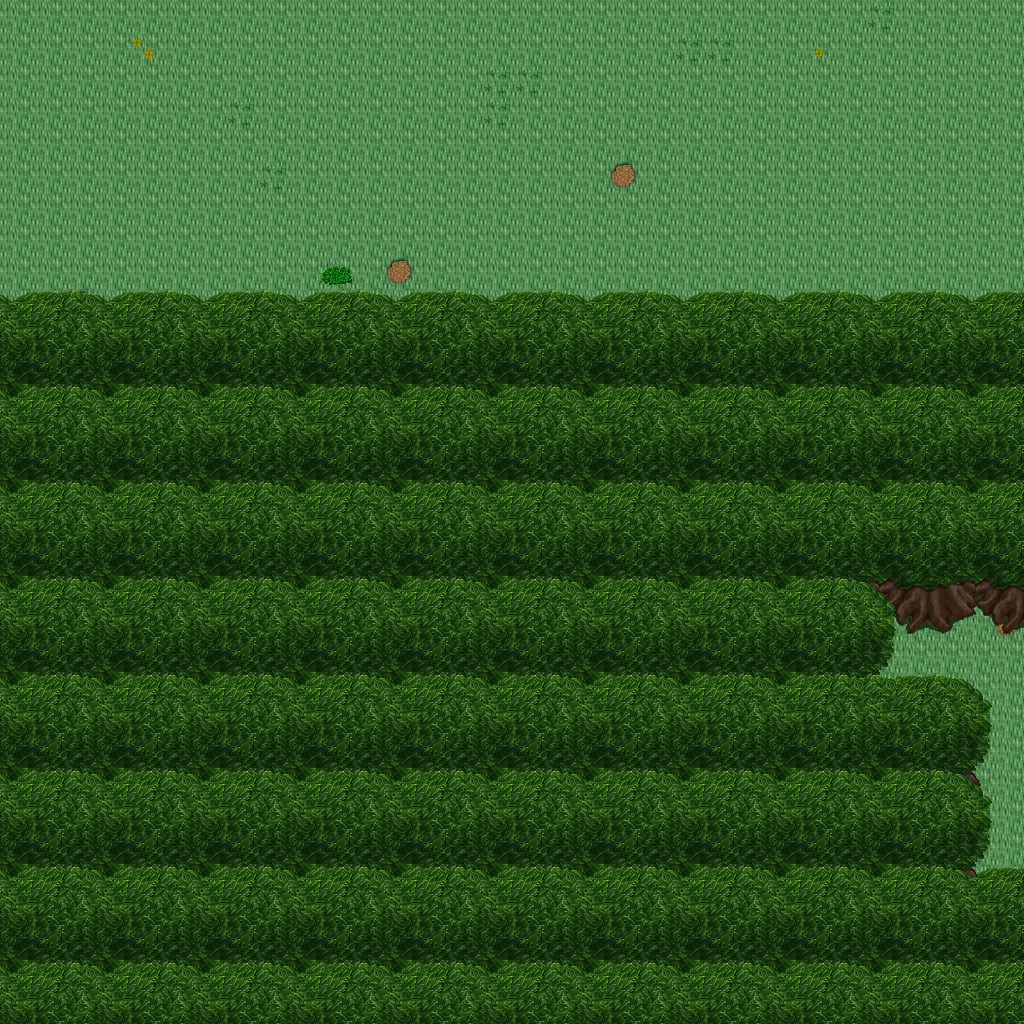

This is a level from a 2D game, rendered from its Tiled map with the project's own tilesets. A one-line summary and the map file follow, with tile-layer data summarised:
An orthogonal 32x32 tile map with 32x32 px tiles, 5 tile layers (Ground, Objects, Objects2, Above, ...), 1 hidden layer not drawn, 34 tilesets.

<map version="1.10" tiledversion="1.11.0" orientation="orthogonal" renderorder="right-down" width="32" height="32" tilewidth="32" tileheight="32" infinite="0" nextlayerid="11" nextobjectid="1">
 <tileset firstgid="1" name="ground_ground" tilewidth="32" tileheight="32" tilecount="33" columns="3">
  <image source="../drawable/ground_ground.png" width="96" height="352" />
 </tileset>
 <tileset firstgid="34" name="ground_grass_edges" tilewidth="32" tileheight="32" tilecount="36" columns="12">
  <image source="../drawable/ground_grass_edges.png" width="384" height="96" />
 </tileset>
 <tileset firstgid="70" name="ground_earth_edges" tilewidth="32" tileheight="32" tilecount="18" columns="6">
  <image source="../drawable/ground_earth_edges.png" width="192" height="96" />
 </tileset>
 <tileset firstgid="88" name="ground_grass_corners" tilewidth="32" tileheight="32" tilecount="24" columns="6">
  <image source="../drawable/ground_grass_corners.png" width="192" height="128" />
 </tileset>
 <tileset firstgid="112" name="plant_grasses" tilewidth="32" tileheight="32" tilecount="6" columns="3">
  <image source="../drawable/plant_grasses.png" width="96" height="64" />
 </tileset>
 <tileset firstgid="118" name="plant_flower_daisy_blue" tilewidth="32" tileheight="32" tilecount="8" columns="2">
  <image source="../drawable/plant_flower_daisy_blue.png" width="64" height="128" />
 </tileset>
 <tileset firstgid="126" name="plant_flower_daisy_yellow" tilewidth="32" tileheight="32" tilecount="8" columns="2">
  <image source="../drawable/plant_flower_daisy_yellow.png" width="64" height="128" />
 </tileset>
 <tileset firstgid="134" name="plant_bush_bushes" tilewidth="32" tileheight="32" tilecount="10" columns="5">
  <image source="../drawable/plant_bush_bushes.png" width="160" height="64" />
 </tileset>
 <tileset firstgid="144" name="plant_flower_daisy_red" tilewidth="32" tileheight="32" tilecount="8" columns="2">
  <image source="../drawable/plant_flower_daisy_red.png" width="64" height="128" />
 </tileset>
 <tileset firstgid="152" name="plant_flower_daisy_white" tilewidth="32" tileheight="32" tilecount="8" columns="2">
  <image source="../drawable/plant_flower_daisy_white.png" width="64" height="128" />
 </tileset>
 <tileset firstgid="160" name="logic_collision" tilewidth="32" tileheight="32" tilecount="1" columns="1">
  <image source="../drawable/logic_collision.png" width="32" height="32" />
 </tileset>
 <tileset firstgid="161" name="plant_stump_stump_brown" tilewidth="32" tileheight="32" tilecount="4" columns="2">
  <image source="../drawable/plant_stump_stump_brown.png" width="64" height="64" />
 </tileset>
 <tileset firstgid="165" name="plant_tree_tree_green" tilewidth="32" tileheight="32" tilecount="88" columns="8">
  <image source="../drawable/plant_tree_tree_green.png" width="256" height="352" />
 </tileset>
 <tileset firstgid="253" name="logic_item_resources" tilewidth="32" tileheight="32" tilecount="6" columns="6">
  <image source="../drawable/logic_item_resources.png" width="192" height="32" />
 </tileset>
 <tileset firstgid="259" name="logic_item_mushroom" tilewidth="32" tileheight="32" tilecount="6" columns="6">
  <image source="../drawable/logic_item_mushroom.png" width="192" height="32" />
 </tileset>
 <tileset firstgid="265" name="object_tent" tilewidth="32" tileheight="32" tilecount="9" columns="3">
  <image source="../drawable/object_tent.png" width="96" height="96" />
 </tileset>
 <tileset firstgid="274" name="logic_creature_albino_elf" tilewidth="32" tileheight="32" tilecount="5" columns="5">
  <image source="../drawable/logic_creature_albino_elf.png" width="160" height="32" />
 </tileset>
 <tileset firstgid="279" name="ground_ladder_vertical_dark" tilewidth="32" tileheight="32" tilecount="3" columns="3">
  <image source="../drawable/ground_ladder_vertical_dark.png" width="96" height="32" />
 </tileset>
 <tileset firstgid="282" name="ground_ladder_horizontal_dark" tilewidth="32" tileheight="32" tilecount="3" columns="1">
  <image source="../drawable/ground_ladder_horizontal_dark.png" width="32" height="96" />
 </tileset>
 <tileset firstgid="285" name="furniture_light_flames" tilewidth="32" tileheight="32" tilecount="6" columns="6">
  <image source="../drawable/furniture_light_flames.png" width="192" height="32" />
 </tileset>
 <tileset firstgid="291" name="furniture_table_tree_stump_table" tilewidth="32" tileheight="32" tilecount="4" columns="2">
  <image source="../drawable/furniture_table_tree_stump_table.png" width="64" height="64" />
 </tileset>
 <tileset firstgid="295" name="furniture_chair_stool" tilewidth="32" tileheight="32" tilecount="1" columns="1">
  <image source="../drawable/furniture_chair_stool.png" width="32" height="32" />
 </tileset>
 <tileset firstgid="296" name="logic_creature_ent" tilewidth="32" tileheight="32" tilecount="4" columns="4">
  <image source="../drawable/logic_creature_ent.png" width="128" height="32" />
 </tileset>
 <tileset firstgid="300" name="logic_creature_animal" tilewidth="32" tileheight="32" tilecount="32" columns="8">
  <image source="../drawable/logic_creature_animal.png" width="256" height="128" />
 </tileset>
 <tileset firstgid="332" name="logic_portal" tilewidth="32" tileheight="32" tilecount="24" columns="8">
  <image source="../drawable/logic_portal.png" width="256" height="96" />
 </tileset>
 <tileset firstgid="356" name="logic_item_herb" tilewidth="32" tileheight="32" tilecount="5" columns="5">
  <image source="../drawable/logic_item_herb.png" width="160" height="32" />
 </tileset>
 <tileset firstgid="361" name="ground_pothole" tilewidth="32" tileheight="32" tilecount="4" columns="4">
  <image source="../drawable/ground_pothole.png" width="128" height="32" />
 </tileset>
 <tileset firstgid="365" name="logic_creature_elemental" tilewidth="32" tileheight="32" tilecount="16" columns="8">
  <image source="../drawable/logic_creature_elemental.png" width="256" height="64" />
 </tileset>
 <tileset firstgid="381" name="plant_bush_bush_pinks" tilewidth="32" tileheight="32" tilecount="4" columns="2">
  <image source="../drawable/plant_bush_bush_pinks.png" width="64" height="64" />
 </tileset>
 <tileset firstgid="385" name="light_door_light" tilewidth="32" tileheight="32" tilecount="12" columns="3">
  <image source="../drawable/light_door_light.png" width="96" height="128" />
 </tileset>
 <tileset firstgid="397" name="light_dim_light_7x5" tilewidth="32" tileheight="32" tilecount="35" columns="7">
  <image source="../drawable/light_dim_light_7x5.png" width="224" height="160" />
 </tileset>
 <tileset firstgid="432" name="light_light_5x5" tilewidth="32" tileheight="32" tilecount="25" columns="5">
  <image source="../drawable/light_light_5x5.png" width="160" height="160" />
 </tileset>
 <tileset firstgid="457" name="furniture_light_roots_lamp" tilewidth="32" tileheight="32" tilecount="6" columns="2">
  <image source="../drawable/furniture_light_roots_lamp.png" width="64" height="96" />
 </tileset>
 <tileset firstgid="463" name="building_huts" tilewidth="32" tileheight="32" tilecount="338" columns="26">
  <image source="../drawable/building_huts.png" width="832" height="416" />
 </tileset>
 <layer id="1" name="Ground" width="32" height="32">
  <data>[1024 cells, 1024 non-empty, 2 distinct tile ids]</data>
 </layer>
 <layer id="2" name="Objects" width="32" height="32">
  <data>[1024 cells, 35 non-empty, 14 distinct tile ids]</data>
 </layer>
 <layer id="3" name="Objects2" width="32" height="32">
  <data>[1024 cells, 0 non-empty, 0 distinct tile ids]</data>
 </layer>
 <layer id="4" name="Above" width="32" height="32">
  <data>[1024 cells, 718 non-empty, 17 distinct tile ids]</data>
 </layer>
 <layer id="5" name="Above2" width="32" height="32">
  <data>[1024 cells, 0 non-empty, 0 distinct tile ids]</data>
 </layer>
 <layer id="6" name="Walkable" width="32" height="32" visible="0">
  <data>[1024 cells, 606 non-empty, 1 distinct tile ids]</data>
 </layer>
 <objectgroup id="7" name="Mapevents" />
 <objectgroup id="8" name="Spawn" />
 <objectgroup id="9" name="Keys" />
 <objectgroup id="10" name="Replace" />
</map>
